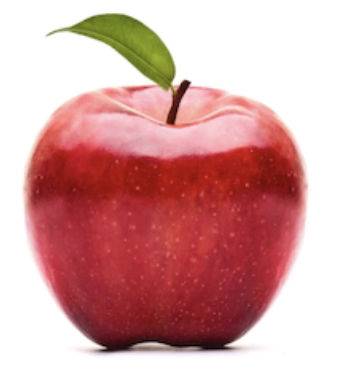
#> input picture dataset/train/freshapples/Screen Shot 2018-06-08 at 5.01.29 PM.png, 360 x 366 px; its folder holds only this picture in this run
$ jupyter execute 01_segmentacao.ipynb
#> lines starting #> are read from the running program, lines starting #| are printed output that depends on the picture; after the words box and inside, x2 and y2 are one past the last pixel; in counts of white or black regions, pixels touching at a corner belong together
# _Segmentaçõ, Carregamento do Dataset...._

# ⬇️ | Imports

[cell 1]
import cv2
import numpy as np
import pandas as pd

import matplotlib.pyplot as plt
from pathlib import Path

# ⬇️ | Dataset

[cell 2]
## dataset disponivel no Kaggle
## Kaggle - https://www.kaggle.com/datasets/sriramr/fruits-fresh-and-rotten-for-classification/data

## Diretorio referente ao dataset.
TRAIN_PATH = Path("dataset/train")   ## na hora de entregar se for deixar diferente mudar o diretorio
TEST_PATH = Path("dataset/test")     ## coloca o ../ para voltar uma pasta

print("Train existe:", TRAIN_PATH.exists())
print("Test existe :", TEST_PATH.exists())

# ⬇️ | Classes

[cell 3]
# TIPO DAS CLASSES
classes = []

for pasta in TRAIN_PATH.iterdir():

    if pasta.is_dir():
        classes.append(pasta.name)

print(classes)

[cell 4]
# Quantas Imagens tem por Classes
dados = []

for pasta in TRAIN_PATH.iterdir():

    if pasta.is_dir():

        quantidade = 0

        quantidade += len(list(pasta.glob("*.jpg")))
        quantidade += len(list(pasta.glob("*.jpeg")))
        quantidade += len(list(pasta.glob("*.png")))

        dados.append({
            "classe": pasta.name,
            "quantidade": quantidade
        })

df_classes = pd.DataFrame(dados)

df_classes

[cell 5]
# Total de Podres e Fresca de Todas as FRUTAS
fresh = 0
rotten = 0

for _, linha in df_classes.iterrows():

    classe = linha["classe"].lower()

    if "fresh" in classe:
        fresh += linha["quantidade"]

    elif "rotten" in classe:
        rotten += linha["quantidade"]

print("Fresh :", fresh)
print("Rotten:", rotten)

## Gráficos

[cell 6]
plt.figure(figsize=(10,5))

plt.bar(
    df_classes["classe"],
    df_classes["quantidade"]
)

plt.title("Quantidade de imagens por classe")
plt.xlabel("Classe")
plt.ylabel("Quantidade")

plt.xticks(rotation=45)

plt.show()
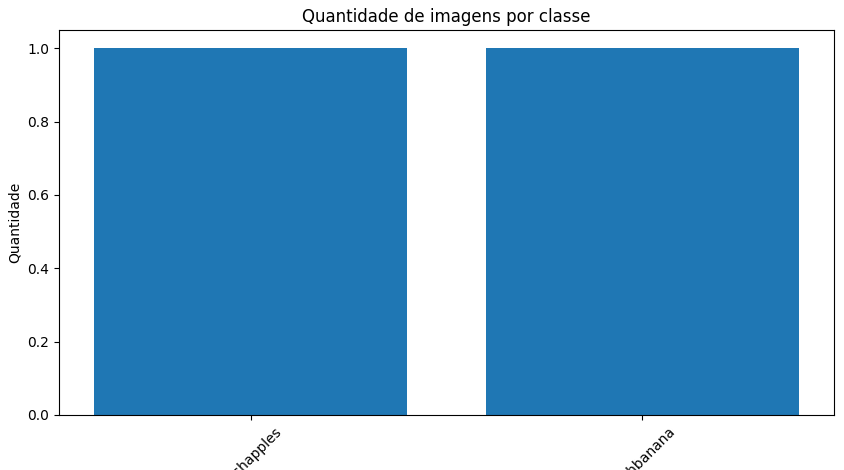
#> figure drawn by matplotlib, 1 panel

[cell 7]
plt.figure(figsize=(5,4))

plt.bar(
    ["Fresh", "Rotten"],
    [fresh, rotten]
)

plt.title("Distribuição Fresh x Rotten")
plt.ylabel("Quantidade")

plt.show()
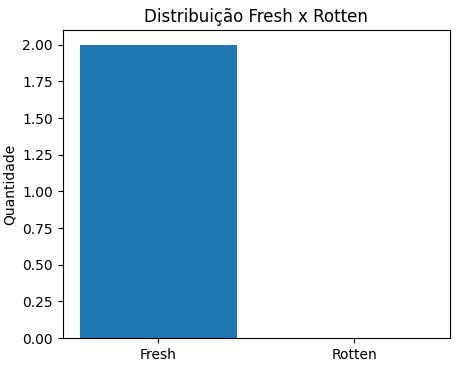
#> figure drawn by matplotlib, 1 panel

[cell 8]
total = fresh + rotten

print()
print("Fresh (%):", round((fresh / total) * 100, 2))
print("Rotten (%):", round((rotten / total) * 100, 2))

## Exemplares das Classes

[cell 9]
fig, axes = plt.subplots(
    2,
    3,
    figsize=(12,8)
)

axes = axes.ravel()

pastas = sorted([
    pasta
    for pasta in TRAIN_PATH.iterdir()
    if pasta.is_dir()
])

for ax, pasta in zip(axes, pastas):

    imagens = []

    imagens.extend(list(pasta.glob("*.jpg")))
    imagens.extend(list(pasta.glob("*.jpeg")))
    imagens.extend(list(pasta.glob("*.png")))

    img = cv2.imread(str(imagens[0]))
#> img is the input picture: shape (366, 360, 3); mean B, G, R 163.5, 164.3, 213.5

    img = cv2.cvtColor(
        img,
        cv2.COLOR_BGR2RGB
    )

    ax.imshow(img)

    ax.set_title(pasta.name)

    ax.axis("off")

plt.tight_layout()

plt.show()
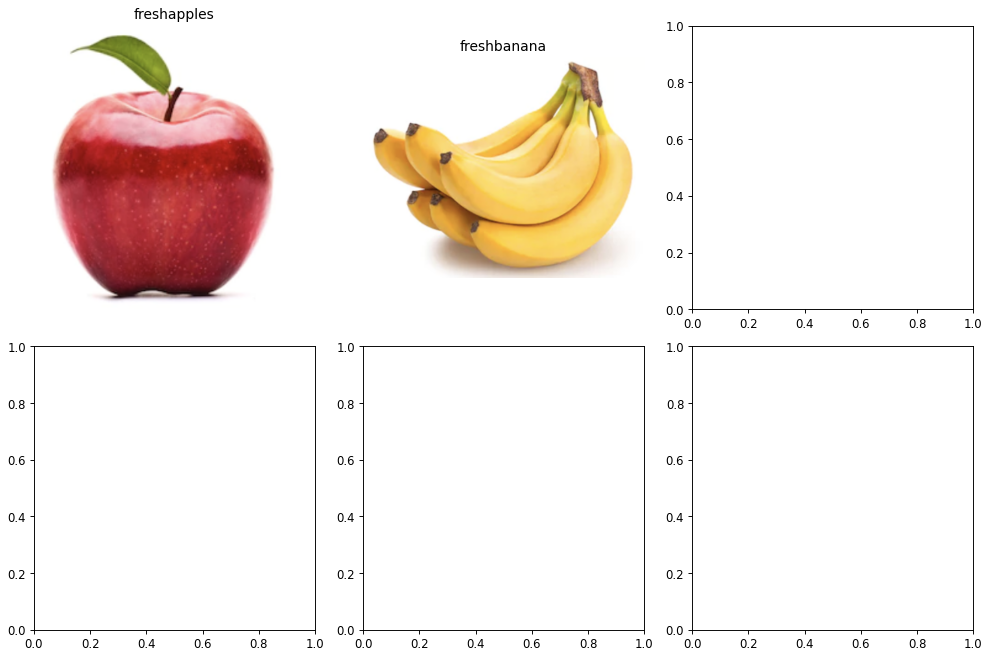
#> figure drawn by matplotlib, 2 panels

## Dimensão Imagem

[cell 10]
alturas = []
larguras = []

for pasta in TRAIN_PATH.iterdir():

    if pasta.is_dir():

        imagens = []

        imagens.extend(list(pasta.glob("*.jpg")))
        imagens.extend(list(pasta.glob("*.jpeg")))
        imagens.extend(list(pasta.glob("*.png")))

        for img_path in imagens:

            img = cv2.imread(str(img_path))

            h, w = img.shape[:2]
#> h = 366; w = 360

            alturas.append(h)
            larguras.append(w)

[cell 11]
# na classificação teremos que arrumar a dimensão da imagem
print("Quantidade de variação de altura: ", len(set(alturas)))
#| Quantidade de variação de altura:  2

print("Quantidade de variação de largura: ", len(set(larguras))
)
#| Quantidade de variação de largura:  2

# 🧩 | Segmentação

## 1️⃣  | Threshold e Morphology

[cell 12]
# IMAGEM DE TESTE

pasta_teste = sorted([
    pasta
    for pasta in TRAIN_PATH.iterdir()
    if pasta.is_dir()
])[0]

imagens = []

imagens.extend(list(pasta_teste.glob("*.jpg")))
imagens.extend(list(pasta_teste.glob("*.jpeg")))
imagens.extend(list(pasta_teste.glob("*.png")))

imagem_teste = imagens[0]

img = cv2.imread(str(imagem_teste))

img_rgb = cv2.cvtColor(
    img,
    cv2.COLOR_BGR2RGB
)

plt.figure(figsize=(5,5))

plt.imshow(img_rgb)

plt.title("Imagem Original")

plt.axis("off")

plt.show()

[cell 13]
# SEGMENTAÇÃO

img_gray = cv2.cvtColor(
    img,
    cv2.COLOR_BGR2GRAY
)
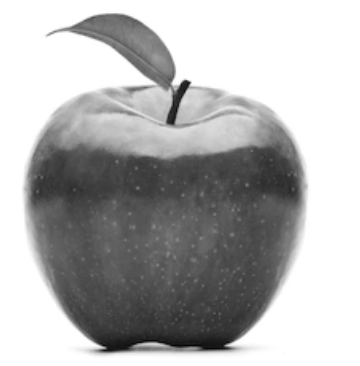
#> img_gray: shape (366, 360); min 4, max 255, mean 178.9

_, mascara = cv2.threshold(
    img_gray,
    240,
    255,
    cv2.THRESH_BINARY_INV
)
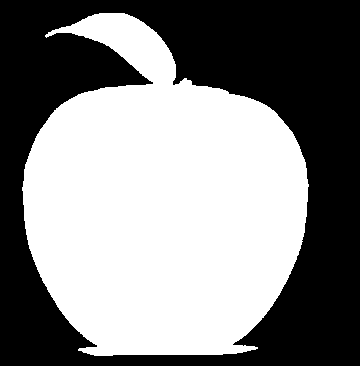
#> mascara: shape (366, 360); 52.1% white; 1 black region, box (x1, y1, x2, y2) and area: (0, 0, 360, 366) 63117

kernel = np.ones((5,5), np.uint8)

mascara_limpa = cv2.morphologyEx(
    mascara,
    cv2.MORPH_OPEN,
    kernel
)
#> mascara_limpa: shape (366, 360); 52% white; 1 black region, box (x1, y1, x2, y2) and area: (0, 0, 360, 366) 63230

mascara_limpa = cv2.morphologyEx(
    mascara_limpa,
    cv2.MORPH_CLOSE,
    kernel
)
#> mascara_limpa: shape (366, 360); 52.1% white; 1 black region, box (x1, y1, x2, y2) and area: (0, 0, 360, 366) 63172

plt.figure(figsize=(5,5))

plt.imshow(
    mascara_limpa,
    cmap="gray"
)

plt.title("Máscara")

plt.axis("off")

plt.show()

[cell 14]
# RESULTADO FINAL

fruta_segmentada = cv2.bitwise_and(
    img_rgb,
    img_rgb,
    mask=mascara_limpa
)
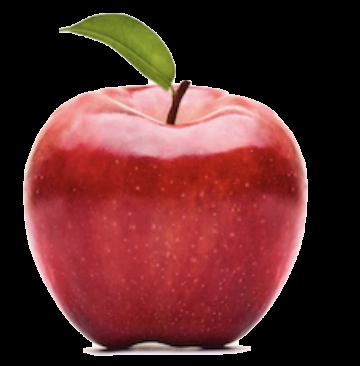
#> fruta_segmentada: shape (366, 360, 3); mean R, G, B 91.4, 42.2, 41.5

fig, axes = plt.subplots(
    1,
    4,
    figsize=(16,5)
)

axes[0].imshow(img_rgb)
axes[0].set_title("Original")
axes[0].axis("off")

axes[1].imshow(
    img_gray,
    cmap="gray"
)
axes[1].set_title("Gray")
axes[1].axis("off")

axes[2].imshow(
    mascara_limpa,
    cmap="gray"
)
axes[2].set_title("Mask")
axes[2].axis("off")

axes[3].imshow(fruta_segmentada)
axes[3].set_title("Segmentada")
axes[3].axis("off")

plt.tight_layout()

plt.show()

## 2️⃣ | HSV e Morphology

[cell 15]
# agora convertendo o rgb para hsv para usar com a mask e depois  comparar os dois metodos

img_hsv = cv2.cvtColor(
    img,
    cv2.COLOR_BGR2HSV
)
#> img_hsv: shape (366, 360, 3); mean H, S, V 61.1, 81.8, 214

lower = np.array([
    0,
    40,
    20
])

upper = np.array([
    179,
    255,
    255
])

mascara_hsv = cv2.inRange(
    img_hsv,
    lower,
    upper
)
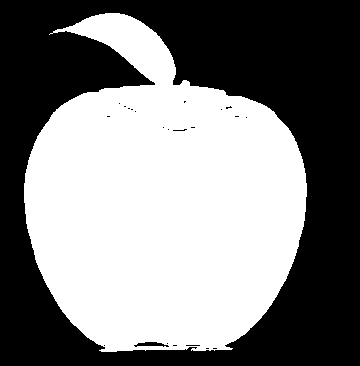
#> mascara_hsv: shape (366, 360); 50.2% white; 23 black regions (21 under 20 px), largest, box (x1, y1, x2, y2) and area: (0, 0, 360, 366) 65375, (134, 342, 169, 347) 103

kernel = np.ones(
    (5,5),
    np.uint8
)

mascara_hsv_limpa = cv2.morphologyEx(
    mascara_hsv,
    cv2.MORPH_OPEN,
    kernel
)
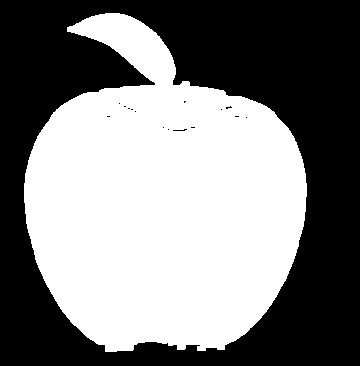
#> mascara_hsv_limpa: shape (366, 360); 50% white; 16 black regions (15 under 20 px), largest, box (x1, y1, x2, y2) and area: (0, 0, 360, 366) 65818

mascara_hsv_limpa = cv2.morphologyEx(
    mascara_hsv_limpa,
    cv2.MORPH_CLOSE,
    kernel
)
#> mascara_hsv_limpa: shape (366, 360); 50.1% white; 1 black region, box (x1, y1, x2, y2) and area: (0, 0, 360, 366) 65794

fruta_segmentada_hsv = cv2.bitwise_and(
    img_rgb,
    img_rgb,
    mask=mascara_hsv_limpa
)
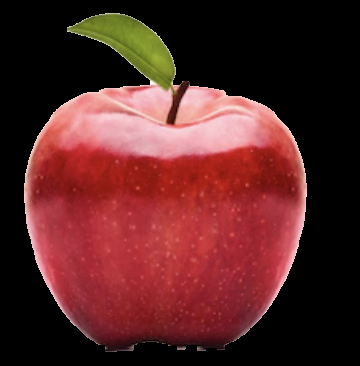
#> fruta_segmentada_hsv: shape (366, 360, 3); mean R, G, B 87.1, 38.3, 37.6

fig, axes = plt.subplots(
    1,
    4,
    figsize=(16,5)
)

axes[0].imshow(img_rgb)
axes[0].set_title("Original")
axes[0].axis("off")

axes[1].imshow(
    cv2.cvtColor(
        img_hsv,
        cv2.COLOR_HSV2RGB
    )
)
axes[1].set_title("HSV")
axes[1].axis("off")

axes[2].imshow(
    mascara_hsv_limpa,
    cmap="gray"
)
axes[2].set_title("Mask")
axes[2].axis("off")

axes[3].imshow(fruta_segmentada_hsv)
axes[3].set_title("Segmentada")
axes[3].axis("off")

plt.tight_layout()

plt.show()
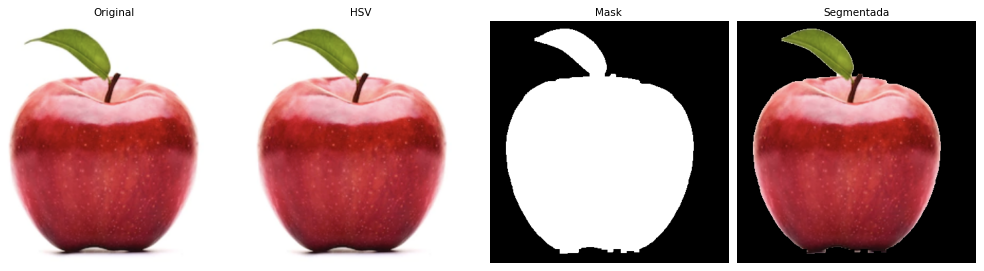
#> figure drawn by matplotlib, 4 panels
